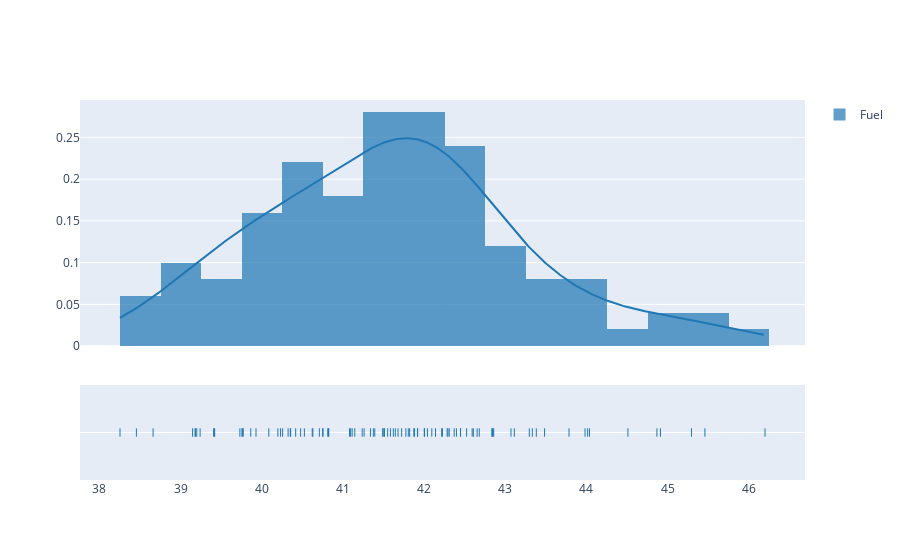

Write notebook code for a chart like this one.
### Markdown cell above
## Plotting with Plotly

### Code cell
import plotly.figure_factory as ff


fig = ff.create_distplot([results_df["all_delay_average"].values], group_labels=["Fuel"], bin_size=.5)
fig.show()

### Figure 1 — Plotly figure (JSON) as saved in the notebook; plotly's stock layout.template omitted (floating-point values rounded to 4 significant figures; data arrays with more than 128 entries replaced by an {"elided": "..."} marker saying what was removed)
{"data": [{"autobinx": false, "histnorm": "probability density", "legendgroup": "Fuel", "marker": {"color": "rgb(31, 119, 180)"}, "name": "Fuel", "opacity": 0.7, "type": "histogram", "x": [42.45, 43.3, 42.23, 41.87, 42.04, 39.73, 44.04, 43.07, 41.49, 41.51, 39.24, 42.14, 43.98, 40.71, 39.18, 41.11, 40.75, 41.59, 39.2, 40.52, 40.23, 39.93, 41.39, 40.32, 42.61, 45.29, 41.82, 44.51, 44.87, 39.75, 43.38, 41.55, 42.45, 40.82, 43.78, 42.28, 40.2, 42.65, 41.09, 41.24, 45.46, 44.91, 40.63, 41.26, 41.68, 42.31, 40.81, 40.36, 41.92, 42.37, 42.0, 43.11, 41.51, 42.29, 38.45, 43.48, 42.68, 42.86, 39.76, 40.26, 40.62, 42.4, 41.62, 40.42, 41.08, 40.48, 39.42, 40.35, 41.49, 41.72, 39.41, 39.15, 40.75, 42.22, 41.15, 43.33, 39.18, 38.25, 44.01, 40.09, 42.52, 39.77, 41.34, 41.92, 42.85, 41.8, 42.59, 42.09, 42.01, 38.66, 40.82, 39.41, 39.86, 41.37, 41.64, 41.88, 46.2, 42.84, 42.83, 41.77], "xaxis": "x", "xbins": {"end": 46.2, "size": 0.5, "start": 38.25}, "yaxis": "y"}, {"legendgroup": "Fuel", "marker": {"color": "rgb(31, 119, 180)"}, "mode": "lines", "name": "Fuel", "showlegend": false, "type": "scatter", "x": {"elided": "500 float values"}, "xaxis": "x", "y": {"elided": "500 float values"}, "yaxis": "y"}, {"legendgroup": "Fuel", "marker": {"color": "rgb(31, 119, 180)", "symbol": "line-ns-open"}, "mode": "markers", "name": "Fuel", "showlegend": false, "type": "scatter", "x": [42.45, 43.3, 42.23, 41.87, 42.04, 39.73, 44.04, 43.07, 41.49, 41.51, 39.24, 42.14, 43.98, 40.71, 39.18, 41.11, 40.75, 41.59, 39.2, 40.52, 40.23, 39.93, 41.39, 40.32, 42.61, 45.29, 41.82, 44.51, 44.87, 39.75, 43.38, 41.55, 42.45, 40.82, 43.78, 42.28, 40.2, 42.65, 41.09, 41.24, 45.46, 44.91, 40.63, 41.26, 41.68, 42.31, 40.81, 40.36, 41.92, 42.37, 42.0, 43.11, 41.51, 42.29, 38.45, 43.48, 42.68, 42.86, 39.76, 40.26, 40.62, 42.4, 41.62, 40.42, 41.08, 40.48, 39.42, 40.35, 41.49, 41.72, 39.41, 39.15, 40.75, 42.22, 41.15, 43.33, 39.18, 38.25, 44.01, 40.09, 42.52, 39.77, 41.34, 41.92, 42.85, 41.8, 42.59, 42.09, 42.01, 38.66, 40.82, 39.41, 39.86, 41.37, 41.64, 41.88, 46.2, 42.84, 42.83, 41.77], "xaxis": "x", "y": ["Fuel", "Fuel", "Fuel", "Fuel", "Fuel", "Fuel", "Fuel", "Fuel", "Fuel", "Fuel", "Fuel", "Fuel", "Fuel", "Fuel", "Fuel", "Fuel", "Fuel", "Fuel", "Fuel", "Fuel", "Fuel", "Fuel", "Fuel", "Fuel", "Fuel", "Fuel", "Fuel", "Fuel", "Fuel", "Fuel", "Fuel", "Fuel", "Fuel", "Fuel", "Fuel", "Fuel", "Fuel", "Fuel", "Fuel", "Fuel", "Fuel", "Fuel", "Fuel", "Fuel", "Fuel", "Fuel", "Fuel", "Fuel", "Fuel", "Fuel", "Fuel", "Fuel", "Fuel", "Fuel", "Fuel", "Fuel", "Fuel", "Fuel", "Fuel", "Fuel", "Fuel", "Fuel", "Fuel", "Fuel", "Fuel", "Fuel", "Fuel", "Fuel", "Fuel", "Fuel", "Fuel", "Fuel", "Fuel", "Fuel", "Fuel", "Fuel", "Fuel", "Fuel", "Fuel", "Fuel", "Fuel", "Fuel", "Fuel", "Fuel", "Fuel", "Fuel", "Fuel", "Fuel", "Fuel", "Fuel", "Fuel", "Fuel", "Fuel", "Fuel", "Fuel", "Fuel", "Fuel", "Fuel", "Fuel", "Fuel"], "yaxis": "y2"}], "layout": {"barmode": "overlay", "hovermode": "closest", "legend": {"traceorder": "reversed"}, "xaxis": {"anchor": "y2", "domain": [0, 1], "zeroline": false}, "yaxis": {"anchor": "free", "domain": [0.35, 1], "position": 0}, "yaxis2": {"anchor": "x", "domain": [0, 0.25], "dtick": 1, "showticklabels": false}}}
